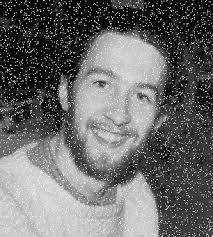
#> input picture ex4.jpg, 213 x 237 px
$ python best.py   (older library calls are emulated)
#> lines starting #> are read from the running program, lines starting #| are printed output that depends on the picture; after the words box and inside, x2 and y2 are one past the last pixel; in counts of white or black regions, pixels touching at a corner belong together
import cv2
import numpy as np
import matplotlib.pyplot as plt

# Hàm thêm nhiễu xung (salt & pepper noise) vào ảnh
def add_salt_pepper_noise(image, prob):
    noisy = np.copy(image)
    # Tạo ma trận ngẫu nhiên cùng kích thước với ảnh gốc
    rnd = np.random.rand(*image.shape)

    # Gán pixel đen (0) với xác suất prob/2
    noisy[rnd < (prob / 2)] = 0  # "pepper" - nhiễu đen

    # Gán pixel trắng (255) với xác suất prob/2
    noisy[rnd > 1 - (prob / 2)] = 255  # "salt" - nhiễu trắng

    return noisy

# Hệ thống 1: Phát hiện dựa trên ảnh cờ biên
def detect_impulse_noise_system1(image, edge_threshold=30, noise_threshold_edge=40, noise_threshold_flat=20, small_window=3, large_window=5):
    # Tạo ảnh cờ biên (edge flag image)
    # Sử dụng bộ lọc Sobel để phát hiện biên
    sobelx = cv2.Sobel(image, cv2.CV_64F, 1, 0, ksize=3)
    sobely = cv2.Sobel(image, cv2.CV_64F, 0, 1, ksize=3)
    edge_magnitude = np.sqrt(sobelx**2 + sobely**2)

    # Tạo ảnh cờ biên: 1 cho pixel biên, 0 cho vùng phẳng
    edge_flag = np.zeros_like(image, dtype=np.uint8)
    edge_flag[edge_magnitude > edge_threshold] = 1

    # Tạo đệm cho ảnh
    padded = cv2.copyMakeBorder(image, large_window//2, large_window//2, large_window//2, large_window//2, cv2.BORDER_REFLECT)

    # Tạo mặt nạ để lưu vị trí nhiễu
    noise_mask = np.zeros_like(image, dtype=np.uint8)

    # Quét từng pixel
    for i in range(large_window//2, padded.shape[0] - large_window//2):
        for j in range(large_window//2, padded.shape[1] - large_window//2):
            original_i = i - large_window//2
            original_j = j - large_window//2

            # Lấy vị trí trong ảnh gốc
            pixel_value = padded[i, j]

            # Chọn kích thước cửa sổ và ngưỡng phù hợp dựa trên ảnh cờ biên
            if edge_flag[original_i, original_j] == 1:  # Vùng biên
                window = padded[i - small_window//2:i + small_window//2 + 1, j - small_window//2:j + small_window//2 + 1]
                threshold = noise_threshold_edge
            else:  # Vùng phẳng
                window = padded[i - large_window//2:i + large_window//2 + 1, j - large_window//2:j + large_window//2 + 1]
                threshold = noise_threshold_flat

            median = np.median(window)

            # Phát hiện nhiễu dựa trên sự khác biệt với giá trị trung vị
            if abs(int(pixel_value) - median) > threshold:
                noise_mask[original_i, original_j] = 255  # Đánh dấu là nhiễu

    return noise_mask, edge_flag

# Hệ thống 2: Xác minh kết quả
def verify_noise_system2(image, noise_mask, edge_flag, window_size=5, similarity_threshold=10, ratio_threshold=0.3):
    # Tạo bản sao của mặt nạ nhiễu để chỉnh sửa
    verified_mask = np.copy(noise_mask)

    # Tạo đệm cho ảnh
    padded_image = cv2.copyMakeBorder(image, window_size//2, window_size//2, window_size//2, window_size//2, cv2.BORDER_REFLECT)
    padded_mask = cv2.copyMakeBorder(noise_mask, window_size//2, window_size//2, window_size//2, window_size//2, cv2.BORDER_CONSTANT, value=0)

    # Xác minh chỉ các pixel biên được đánh dấu là nhiễu
    for i in range(window_size//2, padded_image.shape[0] - window_size//2):
        for j in range(window_size//2, padded_image.shape[1] - window_size//2):
            original_i = i - window_size//2
            original_j = j - window_size//2

            # Chỉ xác minh các pixel biên được đánh dấu là nhiễu
            if noise_mask[original_i, original_j] == 255 and edge_flag[original_i, original_j] == 1:
                pixel_value = padded_image[i, j]

                # Lấy cửa sổ lân cận
                window = padded_image[i - window_size//2:i + window_size//2 + 1, j - window_size//2:j + window_size//2 + 1]
                mask_window = padded_mask[i - window_size//2:i + window_size//2 + 1, j - window_size//2:j + window_size//2 + 1]

                # Đếm số pixel nhiễu có giá trị gần với pixel đang xét
                similar_noise_pixels = 0
                total_noise_pixels = 0

                for m in range(window_size):
                    for n in range(window_size):
                        if mask_window[m, n] == 255:  # Nếu là pixel nhiễu theo Hệ thống 1
                            total_noise_pixels += 1
                            if abs(int(window[m, n]) - int(pixel_value)) <= similarity_threshold:
                                similar_noise_pixels += 1

                # Tính tỷ lệ R
                if total_noise_pixels > 0:
                    R = similar_noise_pixels / total_noise_pixels

                    # Nếu tỷ lệ R nhỏ hơn ngưỡng, gỡ nhãn nhiễu
                    if R < ratio_threshold:
                        verified_mask[original_i, original_j] = 0  # Không còn là nhiễu

    return verified_mask

# Hàm lọc median chỉ áp dụng lên các pixel được đánh dấu là nhiễu
def apply_adaptive_median_filter(image, noise_mask, edge_flag, small_window=3, large_window=5):
    padded = cv2.copyMakeBorder(image, large_window//2, large_window//2, large_window//2, large_window//2, cv2.BORDER_REFLECT)
    result = np.copy(image)

    for i in range(large_window//2, padded.shape[0] - large_window//2):
        for j in range(large_window//2, padded.shape[1] - large_window//2):
            original_i = i - large_window//2
            original_j = j - large_window//2

            if noise_mask[original_i, original_j] == 255:  # Chỉ lọc những pixel bị phát hiện nhiễu
                # Chọn kích thước cửa sổ phù hợp dựa trên ảnh cờ biên
                if edge_flag[original_i, original_j] == 1:  # Vùng biên
                    window = padded[i - small_window//2:i + small_window//2 + 1, j - small_window//2:j + small_window//2 + 1]
                else:  # Vùng phẳng
                    window = padded[i - large_window//2:i + large_window//2 + 1, j - large_window//2:j + large_window//2 + 1]

                result[original_i, original_j] = np.median(window)

    return result


# img = cv2.imread(cv2.samples.findFile("ex5.jpg"), cv2.IMREAD_GRAYSCALE)
noisy_img= cv2.imread(cv2.samples.findFile("ex4.jpg"), cv2.IMREAD_GRAYSCALE)
#> noisy_img is the input picture: shape (237, 213); min 0, max 255, mean 106.8
# Sử dụng ảnh mẫu nếu không có ảnh đầu vào
# img = np.zeros((200, 200), dtype=np.uint8)
# Tạo gradient
# for i in range(200):
#     for j in range(200):
#         img[i, j] = min(255, (i + j) // 2)
# Vẽ một đường chéo
# cv2.line(img, (50, 50), (150, 150), 0, 2)

# Thêm nhiễu xung với xác suất 10%
# noisy_img = add_salt_pepper_noise(img, prob=0.1)

# Hệ thống 1: Phát hiện nhiễu dựa trên ảnh cờ biên
noise_mask_system1, edge_flag = detect_impulse_noise_system1(
    noisy_img,
    edge_threshold=30,
    noise_threshold_edge=50,
    noise_threshold_flat=30,
    small_window=3,
    large_window=5
)
#> in detect_impulse_noise_system1, `sobely = cv2.Sobel(image, cv2.CV_64F, 0, 1, ksize=3)`:
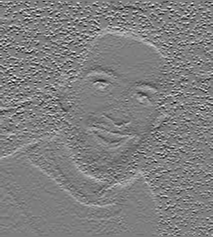
#> sobely: shape (237, 213) float64; min -669, max 676, mean 4.5; drawn with min black and max white
#> in detect_impulse_noise_system1, `edge_magnitude = np.sqrt(sobelx**2 + sobely**2)`:
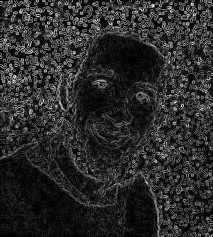
#> edge_magnitude: shape (237, 213) float64; min 0, max 787.3, mean 135.5; drawn with min black and max white
#> after the loop in detect_impulse_noise_system1, `for i in range(large_window//2, padded.shape[0] - large_window//2):`:
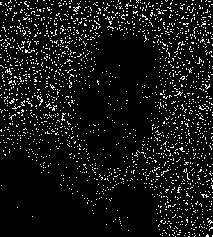
#> noise_mask: shape (237, 213); 8% white in thin lines or dots
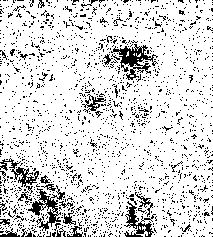
#> edge_flag: shape (237, 213); values 0 (black) and 1 (white), 85.5% white; black in thin lines or dots

# Hệ thống 2: Xác minh kết quả
verified_mask = verify_noise_system2(
    noisy_img,
    noise_mask_system1,
    edge_flag,
    window_size=5,
    similarity_threshold=10,
    ratio_threshold=0.3
)
#> in verify_noise_system2, `padded_mask = cv2.copyMakeBorder(noise_mask, window_size//2, window_si..`: padded_mask: shape (241, 217); 7.7% white in thin lines or dots
#> after the loop in verify_noise_system2, `for i in range(window_size//2, padded_image.shape[0] - window_size//2):`:
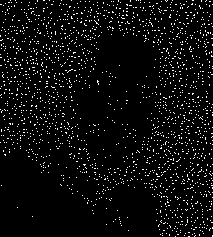
#> verified_mask: shape (237, 213); 5% white in thin lines or dots

# Lọc nhiễu bằng bộ lọc trung vị thích ứng
denoised_img = apply_adaptive_median_filter(
    noisy_img,
    verified_mask,
    edge_flag,
    small_window=3,
    large_window=5
)
#> after the loop in apply_adaptive_median_filter, `for i in range(large_window//2, padded.shape[0] - large_window//2):`:
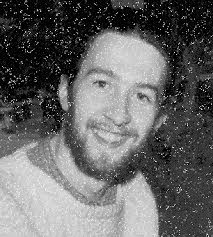
#> result: shape (237, 213); 5.02% of pixels changed, all inside (x1, y1, x2, y2) = (0, 0, 213, 237)

# Hiển thị kết quả
plt.figure(figsize=(15, 10))

plt.subplot(2, 3, 1)
plt.imshow(noisy_img, cmap='gray')
plt.title("Ảnh gốc")
plt.axis('off')

plt.subplot(2, 3, 2)
plt.imshow(noisy_img, cmap='gray')
plt.title("Ảnh gốc")
plt.axis('off')

plt.subplot(2, 3, 3)
plt.imshow(edge_flag * 255, cmap='gray')
plt.title("Ảnh cờ biên")
plt.axis('off')

plt.subplot(2, 3, 4)
plt.imshow(noise_mask_system1, cmap='gray')
plt.title("Phát hiện nhiễu (Hệ thống 1)")
plt.axis('off')

plt.subplot(2, 3, 5)
plt.imshow(verified_mask, cmap='gray')
plt.title("Xác minh nhiễu (Hệ thống 2)")
plt.axis('off')

plt.subplot(2, 3, 6)
plt.imshow(denoised_img, cmap='gray')
plt.title("Ảnh đã lọc nhiễu")
plt.axis('off')

plt.tight_layout()
plt.show()
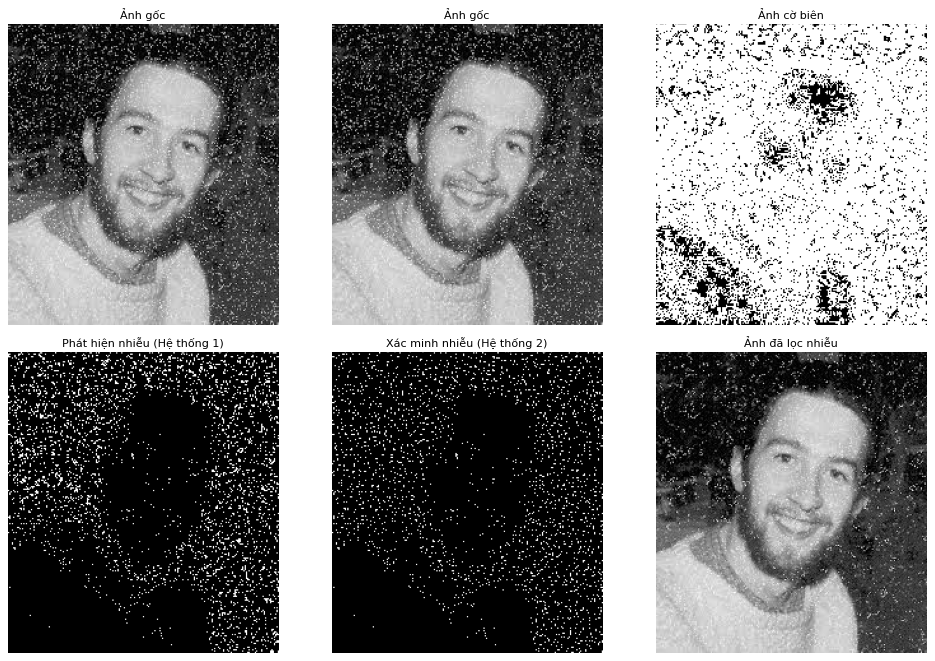
#> figure drawn by matplotlib, 6 panels
